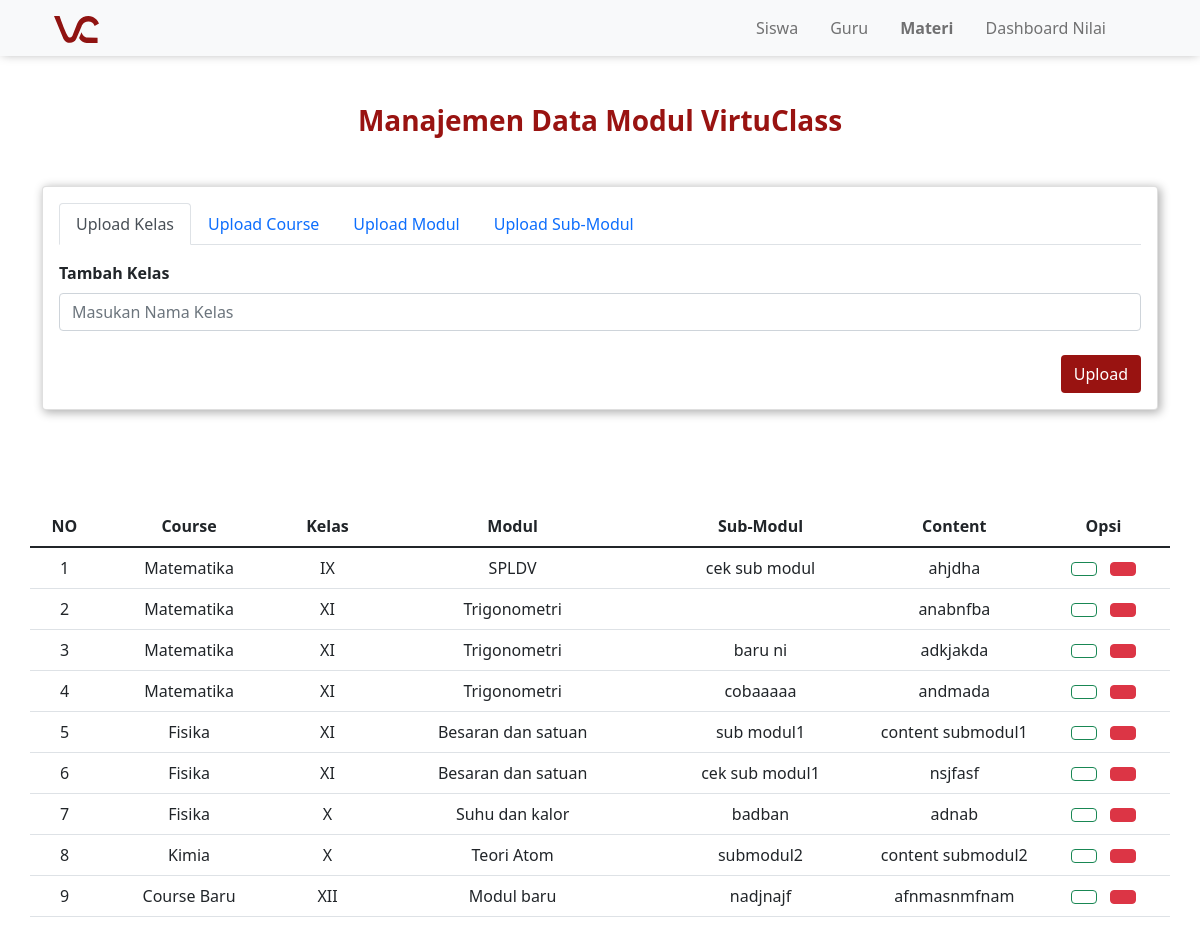
The page /admin/uploadMateri.php on the database as committed earlier.
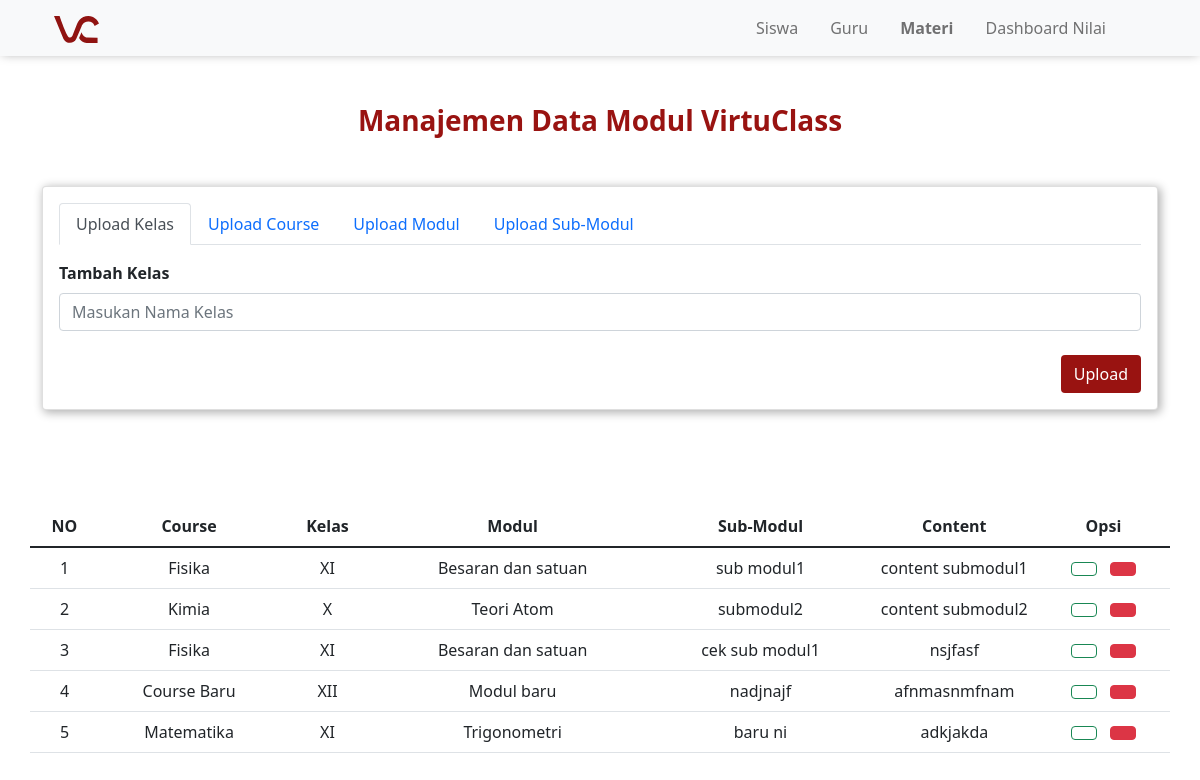
The same page on the database as committed later.
### tables this page shows
CREATE TABLE `submodul` (
  `id_submodul` int(11) NOT NULL,
  `judul_content` varchar(255) NOT NULL,
  `content` text NOT NULL,
  `id_modul` int(11) NOT NULL
);

CREATE TABLE `course` (
  `id_course` int(11) NOT NULL,
  `nama_course` varchar(100) NOT NULL,
  `url_bg` varchar(255) NOT NULL,
  `desc_course` varchar(255) NOT NULL,
  `id_kelas` int(11) NOT NULL
);

CREATE TABLE `kelas` (
  `id_kelas` int(11) NOT NULL,
  `nama_kelas` varchar(50) NOT NULL
);

CREATE TABLE `modul` (
  `id_modul` int(11) NOT NULL,
  `nama_modul` varchar(255) NOT NULL,
  `id_course` int(11) NOT NULL
);

### admin/uploadMateri.php (the view, shortened to what this page needs)
<?php
	include '../assets/php/function.php';
	$list_data = mysqli_query($conn, 'select judul_content, content, nama_modul, nama_course, nama_kelas, id_submodul from submodul a join modul b on a.id_modul = b.id_modul join course c on b.id_course = c.id_course join kelas d on c.id_kelas = d.id_kelas;');
?>
<!doctype html>
<html lang="en">
<head>
	<link rel="stylesheet" href="../assets/css/style.css">
	<link href="https://cdn.jsdelivr.net/npm/bootstrap@5.1.3/dist/css/bootstrap.min.css" rel="stylesheet">
</head>
<body>
	<nav class="navbar navbar-expand-lg navbar-light bg-light" style="box-shadow: 0px 0px 10px -2px rgba(0,0,0,0.35);">
		<div class="container ps-4 pe-4">
			<a class="navbar-brand" href="#">
                <img src="../assets/img/virtuclass_logo.svg" width="15%" alt="virtuclass-logo">
            </a>
			<div class="collapse navbar-collapse" id="navbarNav">
				<ul class="navbar-nav ms-auto">
                    <li class="nav-item">
						<a class="nav-link" href="admin.php">Siswa&emsp;</a>
					</li>
					<li class="nav-item">
						<a class="nav-link" href="mgmt_guru.php">Guru&emsp;</a>
					</li>
					<li class="nav-item">
						<a class="nav-link" href="uploadMateri.php"><b>Materi</b>&emsp;</a>
					</li>
					<li class="nav-item">
						<a class="nav-link" href="Dashboard.php">Dashboard Nilai&emsp;</a>
					</li>
					<li class="nav-item">
						<a class="nav-link" href="../logout.php"><span class="iconify-inline" data-icon="carbon:logout"></span></a>
					</li>
				</ul>
			</div>
		</div>
	</nav>
    <div class="container mt-5 mb-5">
		<h3 class="text-center mt-3 mb-5" style="color: #991311">
			<b>
				Manajemen Data Modul VirtuClass
			</b>
		</h3>
		<div class="card mb-5" style="box-shadow: 2px 2px 10px 1px rgba(0,0,0,0.30);">
			<div class="card-body" style="width: 100%;">
				<nav>
					<div class="nav nav-tabs" id="nav-tab" role="tablist">
						<button class="nav-link active" id="nav-kelas-tab" data-bs-toggle="tab" data-bs-target="#nav-kelas" type="button" role="tab" aria-controls="nav-kelas" aria-selected="true">Upload Kelas</button>
						<button class="nav-link" id="nav-course-tab" data-bs-toggle="tab" data-bs-target="#nav-course" type="button" role="tab" aria-controls="nav-course" aria-selected="false">Upload Course</button>
						<button class="nav-link" id="nav-modul-tab" data-bs-toggle="tab" data-bs-target="#nav-modul" type="button" role="tab" aria-controls="nav-modul" aria-selected="false">Upload Modul</button>
						<button class="nav-link" id="nav-submodul-tab" data-bs-toggle="tab" data-bs-target="#nav-submodul" type="button" role="tab" aria-controls="nav-submodul" aria-selected="false">Upload Sub-Modul</button>
					</div>
				</nav>
				<div class="tab-content" id="nav-tabContent">
					<div class="tab-pane fade show active" id="nav-kelas" role="tabpanel" aria-labelledby="nav-kelas-tab">
						<form action="" method="post">
							<label class="mt-3 mb-2"><b>Tambah Kelas</b></label>
							<div class="input-group">
								<input type="text" class="form-control" name="nama_kelas" placeholder="Masukan Nama Kelas">
							</div>
							<button type="submit" name="upload_kelas" class="btn mt-4" style="float: right; background-color: #991311; color: white;" >Upload</button>
						</form>
					</div>
				</div>
			</div>
		</div>
		<br><br>
		<div class="row">
			<table class="table">
				<thead>
					<tr style="font-weight: bold; text-align:center;">
						<td>
							NO
						</td>
						<td>
							Course
						</td>
						<td>
							Kelas
						</td>
						<td>
							Modul
						</td>
						<td>
							Sub-Modul
						</td>
						<td class="ellipsis">
							Content
						</td>
						<td>
							Opsi
						</td>
					</tr>
				</thead>
				<tbody style="text-align:center">
					<?php $no = 1; ?>
					<?php foreach ($list_data as $list) { ?>
						<tr>
							<td>
								<?=$no;?>
							</td>
							<td>
								<?=$list['nama_course']?>
							</td>
							<td>
								<?=$list['nama_kelas']?>
							</td>
							<td>
								<?=$list['nama_modul']?>
							</td>
							<td>
								<?=$list['judul_content']?>
							</td>
							<td class="ellipsis">
								<?=$list['content']?>
							</td>
							<td>
								<a href="detail.php?id_user=" class="btn btn-outline-success"><span class="iconify-inline" data-icon="clarity:note-edit-line" style="color: green;"></span></a>
								<a href="hapus_modul.php?id_submodul=<?= $list['id_submodul']; ?>" class="btn btn-danger"><span class="iconify-inline" data-icon="fluent:delete-20-regular" style="color: white;"></span></a>
							</td>
						</tr>
					<?php $no++ ?>
					<?php } ?>
				</tbody>
			</table>
		</div>
    </div>
</body>
</html>

### assets/css/style.css (style rules this page uses)
body { margin: 0; padding: 0; box-sizing: border-box; font-family: 'Poppins', sans-serif; font-size: 15px; }
.ellipsis { max-width: 100px; text-overflow: ellipsis; overflow: hidden; white-space: nowrap; }
a { text-decoration: none; }

Rows that differ between the two databases and show on the page:
removed submodul: course.nama_course "Matematika", kelas.nama_kelas "IX", id_modul.nama_modul "SPLDV", judul_content "cek sub modul", content "ahjdha"
removed submodul: course.nama_course "Matematika", kelas.nama_kelas "XI", id_modul.nama_modul "Trigonometri", content "anabnfba"
removed submodul: course.nama_course "Matematika", kelas.nama_kelas "XI", id_modul.nama_modul "Trigonometri", judul_content "cobaaaaa", content "andmada"
removed submodul: course.nama_course "Fisika", kelas.nama_kelas "X", id_modul.nama_modul "Suhu dan kalor", judul_content "badban", content "adnab"
shown differently, row unchanged: submodul "sub modul1": moves up the list
shown differently, row unchanged: submodul "submodul2": moves up the list
shown differently, row unchanged: submodul "cek sub modul1": moves down the list
shown differently, row unchanged: submodul "nadjnajf": moves up the list
